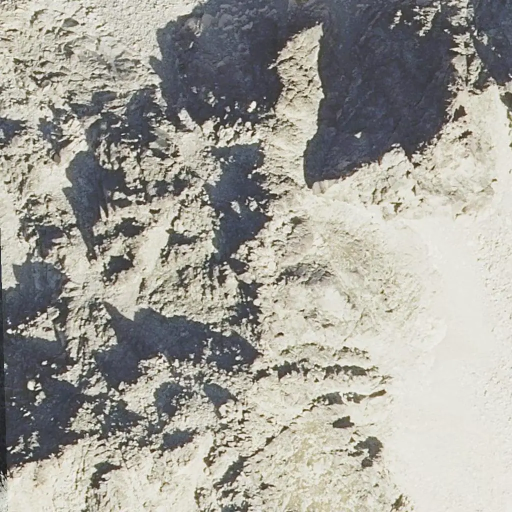
#> input picture data/terrain/cumbres/aguja-argarot-cima-orto.webp, 1024 x 1024 px (shown at 1/2 size)
$ python -i build_orto.py   (imports and definitions only)
#> lines starting #> are read from the running program, lines starting #| are printed output that depends on the picture
#> further down, picture is the input picture: PIL image 1024x1024 RGB; mean R, G, B 161.4, 159.6, 152.5
#!/usr/bin/env python3
"""Ortofoto del PNOA (IGN, 25–50 cm, CC BY 4.0, © Instituto Geográfico Nacional de España) para una pieza de cumbre (data/terrain/cumbres/<id>.bin.gz).
Pide al WMS del IGN la imagen de la misma zona que la pieza, en lon/lat (proyección lineal con el mundo de la web), a 4096 px (escritorio) y 2048 px (móvil),
y añade `orto` y `ortoM` a data/terrain/cumbres/index.json. Uso: python3 tools/build_orto.py perdido [otra ...]"""
import json, math, os, subprocess, sys
from PIL import Image

ROOT = os.path.join(os.path.dirname(os.path.abspath(__file__)), '..')
D = lambda *p: os.path.join(ROOT, *p)
# [1 line not run here, left out]
# [1 line that did not run here, left out]
# [1 line that did not run here, left out]
# [1 line that did not run here, left out]
fx = lambda x: m['lon0'] + (x + W / 2) / mLon; fz = lambda z: m['lat0'] - (z + Dd / 2) / mLat
def aplana_sombras(im, fuerza=0.5, sigma=80):
    """Las sombras de la ortofoto (propias de la hora del vuelo) chocan con la luz de la web: se divide parcialmente por el brillo de baja frecuencia."""
#> called with fuerza = 0.5, sigma = 80
    import numpy as np
    from PIL import ImageFilter
    a = np.asarray(im, np.float32) / 255; L = a.mean(2)
    pq = Image.fromarray((L * 255).astype(np.uint8)).resize((1024, 1024), Image.BILINEAR).filter(ImageFilter.GaussianBlur(sigma / 4))
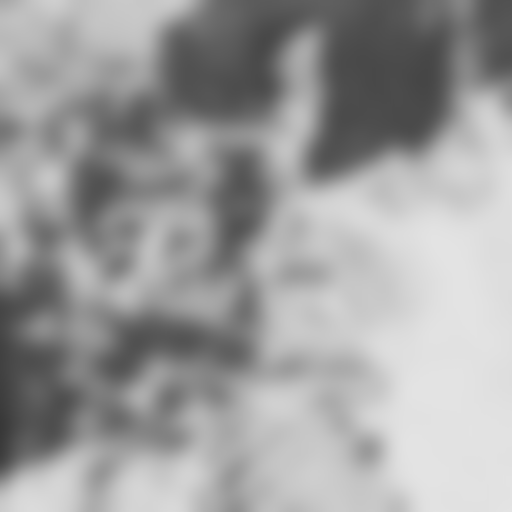
#> pq: PIL image 1024x1024 L (shown at 1/2 size); min 56, max 228, mean 157.3
    low = np.asarray(pq.resize(im.size, Image.BICUBIC), np.float32) / 255
    f = np.clip((low.mean() / np.maximum(low, 0.02)) ** fuerza, 0.7, 1.6)
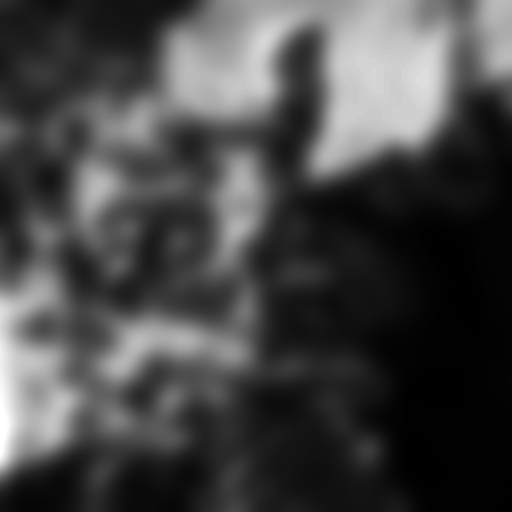
#> f: shape (1024, 1024) float32 (shown at 1/2 size); min 0.831, max 1.6, mean 1.04; drawn with min black and max white
    return Image.fromarray((np.clip(a * f[..., None], 0, 1) * 255).astype(np.uint8))
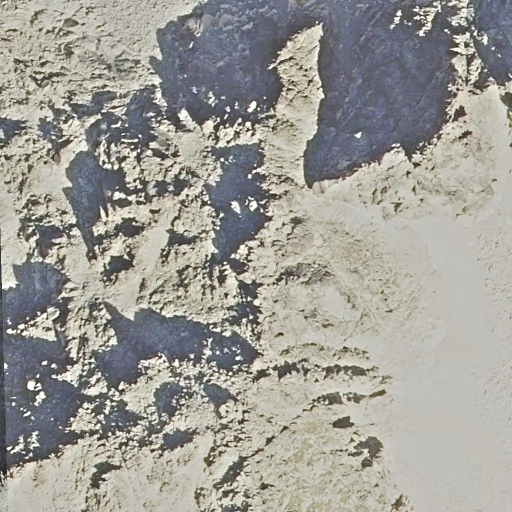
#> returned value: PIL image 1024x1024 RGB (shown at 1/2 size); mean R, G, B 157.5, 156, 150.2
# [25 lines not run here, left out]

>>> from PIL import Image
>>> picture = Image.open('../data/terrain/cumbres/aguja-argarot-cima-orto.webp')
>>> result = aplana_sombras(picture)

$ run again, on data/terrain/cumbres/aguja-escudier-cima-orto.webp
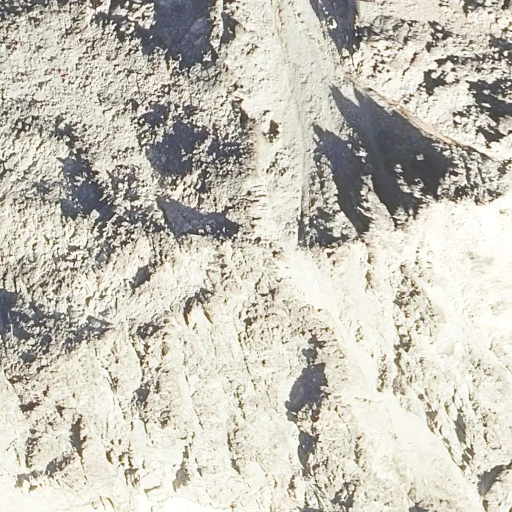
#> input picture data/terrain/cumbres/aguja-escudier-cima-orto.webp, 1024 x 1024 px (shown at 1/2 size)
#> picture is the input picture: PIL image 1024x1024 RGB; mean R, G, B 198.2, 194.5, 183.8
#> in aplana_sombras, `f = np.clip((low.mean() / np.maximum(low, 0.02)) ** fuerza, 0.7, 1.6)`:
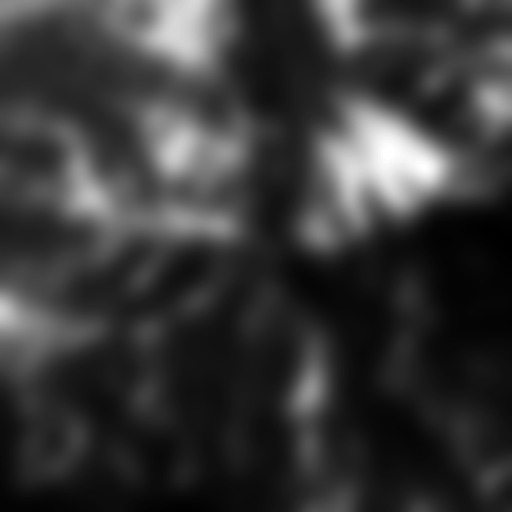
#> f: shape (1024, 1024) float32 (shown at 1/2 size); min 0.874, max 1.53, mean 1.02; drawn with min black and max white
#> in aplana_sombras, `return Image.fromarray((np.clip(a * f[..., None], 0, 1) * 255).astype(..`:
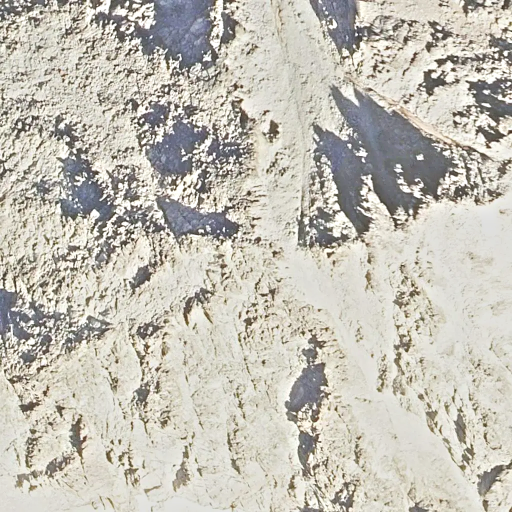
#> returned value: PIL image 1024x1024 RGB (shown at 1/2 size); mean R, G, B 195.4, 191.9, 181.8

$ run again, on data/terrain/cumbres/aguja-haurillon-cima-orto.webp
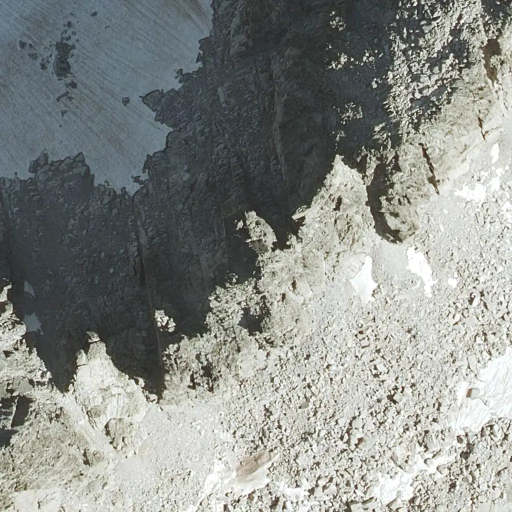
#> input picture data/terrain/cumbres/aguja-haurillon-cima-orto.webp, 1024 x 1024 px (shown at 1/2 size)
#> picture is the input picture: PIL image 1024x1024 RGB; mean R, G, B 137.6, 141.2, 137
#> in aplana_sombras, `f = np.clip((low.mean() / np.maximum(low, 0.02)) ** fuerza, 0.7, 1.6)`:
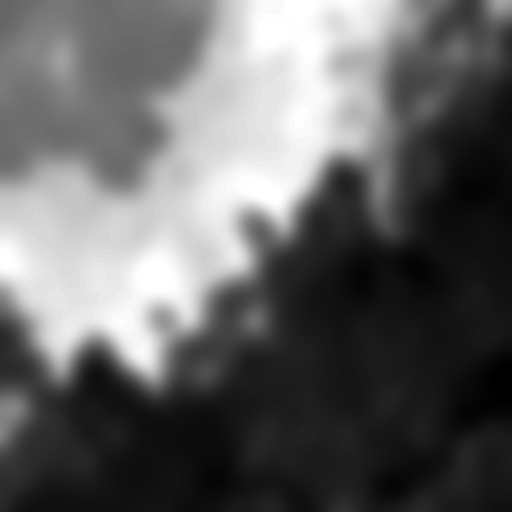
#> f: shape (1024, 1024) float32 (shown at 1/2 size); min 0.757, max 1.6, mean 1.09; drawn with min black and max white
#> in aplana_sombras, `return Image.fromarray((np.clip(a * f[..., None], 0, 1) * 255).astype(..`:
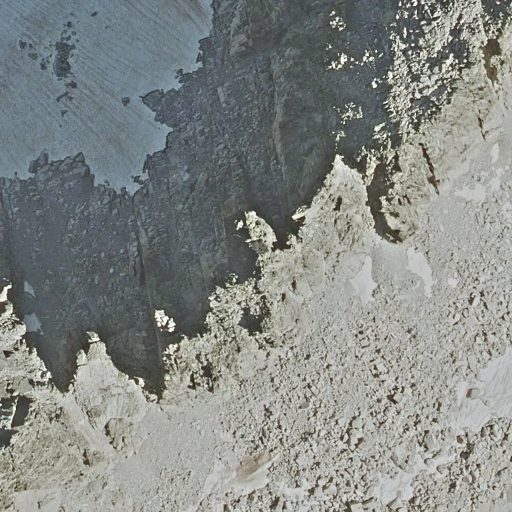
#> returned value: PIL image 1024x1024 RGB (shown at 1/2 size); mean R, G, B 132.2, 136.7, 133.3
